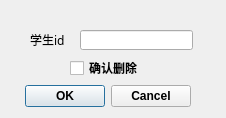
<?xml version="1.0" encoding="UTF-8"?>
<ui version="4.0">
 <class>Dialog</class>
 <widget class="QDialog" name="Dialog">
  <property name="geometry">
   <rect>
    <x>0</x>
    <y>0</y>
    <width>226</width>
    <height>118</height>
   </rect>
  </property>
  <property name="windowTitle">
   <string>Dialog</string>
  </property>
  <widget class="QDialogButtonBox" name="buttonBox">
   <property name="geometry">
    <rect>
     <x>-150</x>
     <y>80</y>
     <width>341</width>
     <height>32</height>
    </rect>
   </property>
   <property name="font">
    <font>
     <family>Microsoft YaHei UI</family>
     <weight>75</weight>
     <bold>true</bold>
    </font>
   </property>
   <property name="orientation">
    <enum>Qt::Horizontal</enum>
   </property>
   <property name="standardButtons">
    <set>QDialogButtonBox::Cancel|QDialogButtonBox::Ok</set>
   </property>
  </widget>
  <widget class="QLabel" name="label">
   <property name="geometry">
    <rect>
     <x>30</x>
     <y>30</y>
     <width>61</width>
     <height>20</height>
    </rect>
   </property>
   <property name="font">
    <font>
     <family>Microsoft YaHei</family>
    </font>
   </property>
   <property name="text">
    <string>学生id</string>
   </property>
  </widget>
  <widget class="QLineEdit" name="lineEdit">
   <property name="geometry">
    <rect>
     <x>80</x>
     <y>30</y>
     <width>113</width>
     <height>20</height>
    </rect>
   </property>
  </widget>
  <widget class="QCheckBox" name="checkBox">
   <property name="geometry">
    <rect>
     <x>70</x>
     <y>60</y>
     <width>68</width>
     <height>16</height>
    </rect>
   </property>
   <property name="font">
    <font>
     <family>Microsoft YaHei UI</family>
     <weight>75</weight>
     <bold>true</bold>
    </font>
   </property>
   <property name="text">
    <string>确认删除</string>
   </property>
  </widget>
 </widget>
 <resources/>
 <connections>
  <connection>
   <sender>buttonBox</sender>
   <signal>accepted()</signal>
   <receiver>Dialog</receiver>
   <slot>accept()</slot>
   <hints>
    <hint type="sourcelabel">
     <x>248</x>
     <y>254</y>
    </hint>
    <hint type="destinationlabel">
     <x>157</x>
     <y>274</y>
    </hint>
   </hints>
  </connection>
  <connection>
   <sender>buttonBox</sender>
   <signal>rejected()</signal>
   <receiver>Dialog</receiver>
   <slot>reject()</slot>
   <hints>
    <hint type="sourcelabel">
     <x>316</x>
     <y>260</y>
    </hint>
    <hint type="destinationlabel">
     <x>286</x>
     <y>274</y>
    </hint>
   </hints>
  </connection>
 </connections>
</ui>
